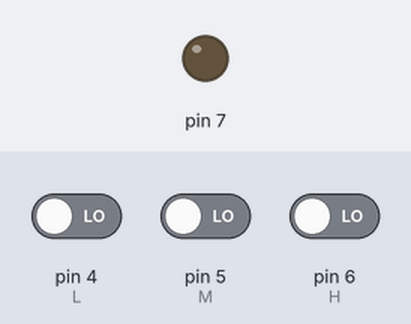
The sketch below on a simulated Arduino Uno, built with avr-gcc and run on an emulated ATmega328P. On the bench: output pins drawn as LEDs (lit = HIGH). Dashed ring = blinking. The test bench sets the inputs (shaded band); at power-on: pin 4 (L) LOW, pin 5 (M) LOW, pin 6 (H) LOW.

Above: at 1.2 s.
1.3 s: pin 4 (L) driven HIGH
At 1.47 s:
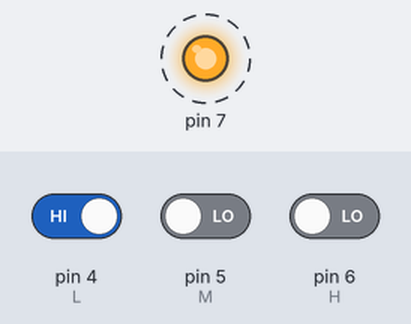
Timing chart, 0 to 10.3 s (numbered marks = the images above; inputs shaded):
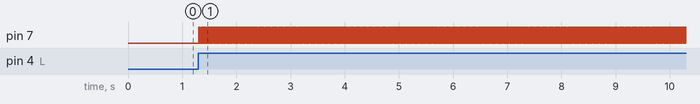

The sketch:

sketch_apr02b.ino
```cpp
int H = 6;
int M = 5;
int L = 4;


void setup() {
 pinMode(H,INPUT);
 pinMode(M,INPUT);
 pinMode(L,INPUT);
 pinMode(7,OUTPUT);

 Serial.begin(9600);

}

void loop() {


int A1  = digitalRead(H);
int A2 = digitalRead(M);
int A3   = digitalRead(L);


if ( A1 == HIGH)
{

 MMMM:

digitalWrite(7,HIGH);
delay(10);
digitalWrite(7,LOW);
delay(10);
goto MMMM;
}


if ( A2 == HIGH)
{

  delay(5);
  hhhhh:
digitalWrite(7,HIGH);
delay(10);
digitalWrite(7,LOW);
delay(10);
 goto hhhhh;
}


if ( A3 == HIGH)
{


 delay(8);
 vvvv:
digitalWrite(7,HIGH);
delay(10);
digitalWrite(7,LOW);
delay(10);
 goto vvvv;
}


}
```

Measured:
- after the input at 1.3 s, pin 7: alternates HIGH for 0.01 s and LOW for 0.01 s, starting at once
